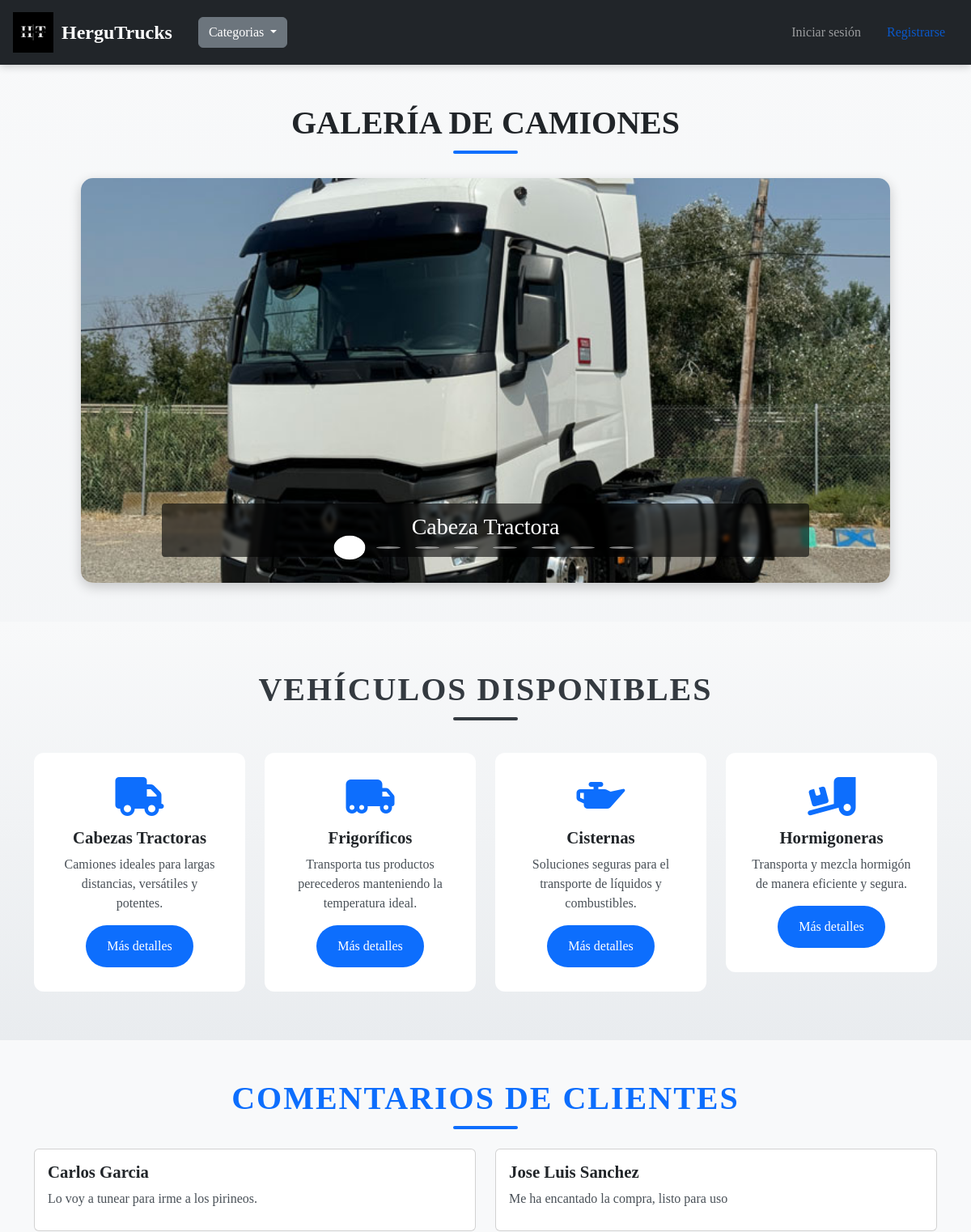
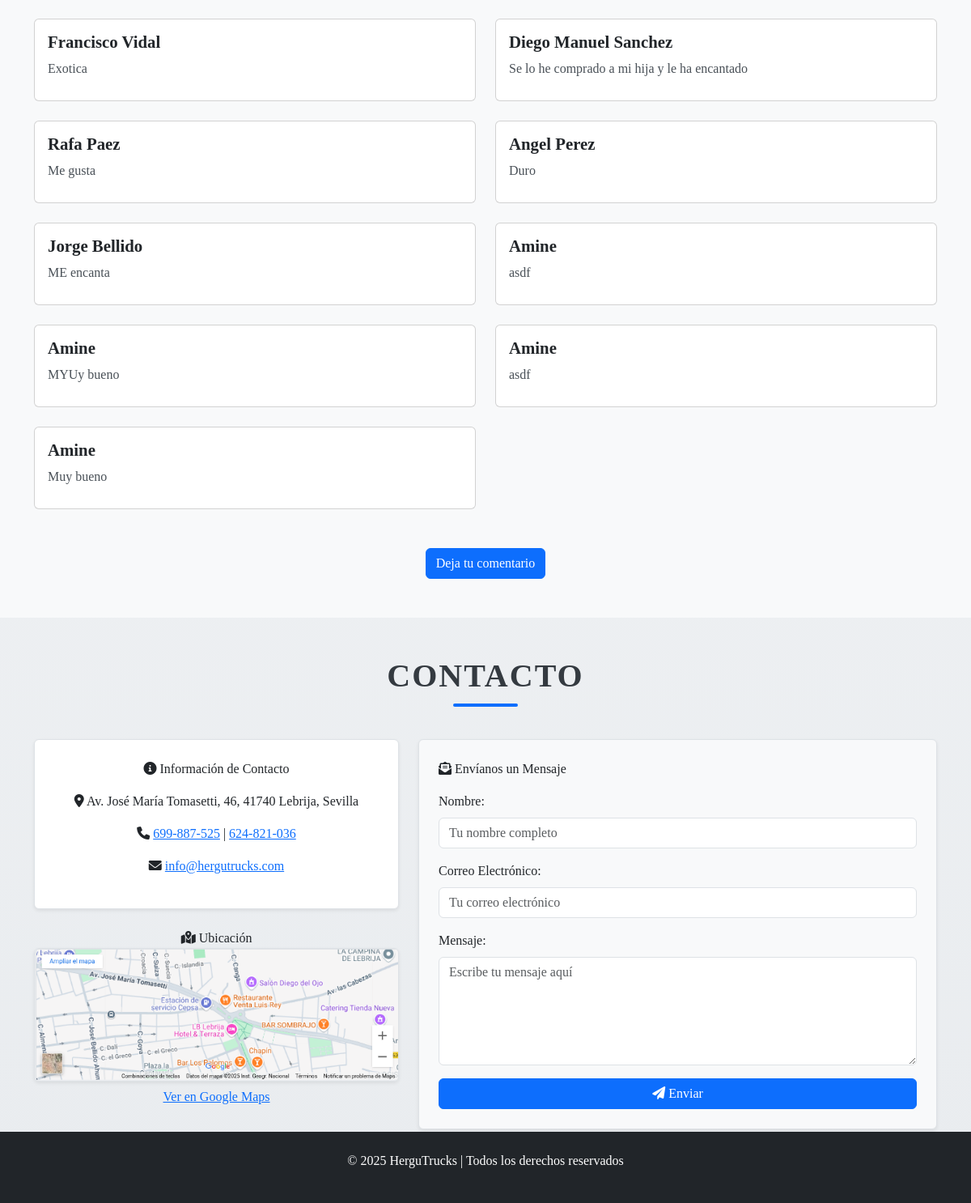
/comentarios/, run on the app's committed database (2 pictures, top to bottom).
### app/models.py (models this page shows, shortened)
class ClienteComentario(models.Model):
    nombre = models.CharField(max_length=100)
    email = models.EmailField(default='example@ejemplo.com')  # Valor por defecto
    comentario = models.TextField()
    aprobado = models.BooleanField(default=False)  # Campo booleano para aprobación
    fecha_creacion = models.DateTimeField(auto_now_add=True)  # Fecha de creación

### app/views.py (the view)
# urls.py: path('comentarios/', views.lista_comentarios, name='lista_comentarios'),
def lista_comentarios(request):
    comentarios = ClienteComentario.objects.all().order_by('-fecha_creacion')  # Cambié 'fecha' por 'fecha_creacion'
    return render(request, 'app/lista_comentarios.html', {'comentarios': comentarios})

### app/templates/app/lista_comentarios.html (shortened to what this page needs)
{% extends 'app/index.html' %}
{% block content %}
<section class="py-5 bg-light">
    <div class="container">
        <h2 class="section-title text-primary text-center mb-4">Comentarios de clientes</h2>
        {% if comentarios %}
            <div class="row">
                {% for comentario in comentarios %}
                    <div class="col-md-6 mb-4">
                        <div class="card">
                            <div class="card-body">
                                <h5 class="card-title">{{ comentario.nombre }}</h5>
                                <p class="card-text">{{ comentario.comentario }}</p>
                            </div>
                        </div>
                    </div>
                {% endfor %}
            </div>
        {% else %}
            <p class="text-center">Aún no hay comentarios.</p>
        {% endif %}
        <div class="text-center mt-4">
            <a href="{% url 'agregar_comentario' %}" class="btn btn-primary">Deja tu comentario</a>
        </div>
    </div>
</section>
{% endblock %}

### app/templates/app/index.html (style rules this page uses)
body { font-family: 'Courirer'; background: linear-gradient(to bottom, #f8f9fa, #e9ecef); color: #212529; margin: 0; padding: 0; }
.card-title { font-size: 1.4rem; font-weight: bold; color: #343a40; }
.card-text { font-size: 1rem; color: #495057; }
.section-title { font-size: 2.5rem; font-weight: bold; color: #343a40; text-transform: uppercase; letter-spacing: 2px; margin-bottom: 40px; position: relative; }
.section-title::after { content: ""; width: 80px; height: 4px; background: #0d6efd; display: block; margin: 10px auto 0; border-radius: 2px; }
.card-title { font-size: 1.3rem; font-weight: bold; color: #212529; }
.card-text { font-size: 1rem; color: #495057; margin-bottom: 15px; }

### data on the page
ClienteComentario: nombre "Carlos Garcia", comentario "Lo voy a tunear para irme a los pirineos."
ClienteComentario: nombre "Jose Luis Sanchez", comentario "Me ha encantado la compra, listo para uso"
ClienteComentario: nombre "Francisco Vidal", comentario "Exotica"
ClienteComentario: nombre "Diego Manuel Sanchez", comentario "Se lo he comprado a mi hija y le ha encantado"
ClienteComentario: nombre "Rafa Paez", comentario "Me gusta"
ClienteComentario: nombre "Angel Perez", comentario "Duro"
ClienteComentario: nombre "Jorge Bellido", comentario "ME encanta"
ClienteComentario: nombre "Amine", comentario "asdf"
ClienteComentario: nombre "Amine", comentario "MYUy bueno"
ClienteComentario: nombre "Amine", comentario "asdf"
ClienteComentario: nombre "Amine", comentario "Muy bueno"
